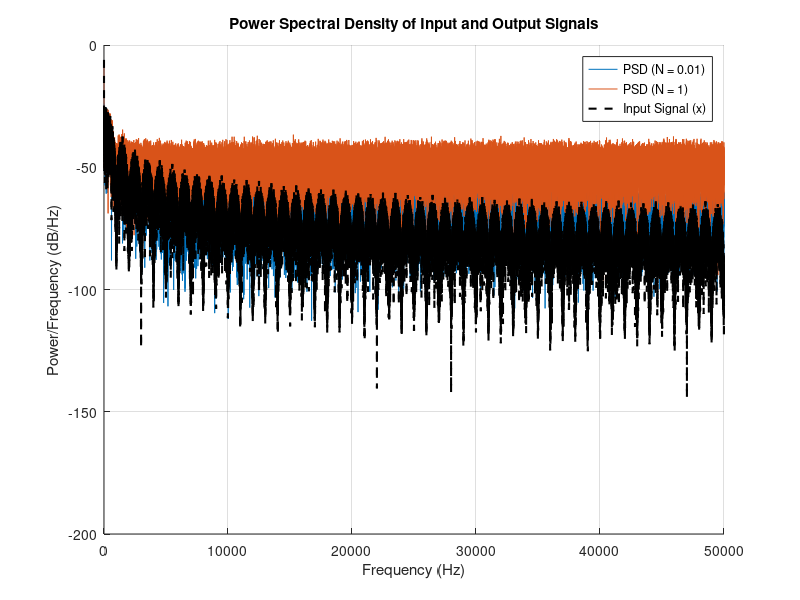

Write MATLAB code to recreate this figure.
% Parameters
R = 1000;           % Bit rate (bits per second)
fs = 100 * R;       % Sampling frequency (Hz)
Spb = fs / R;       % Samples per bit
N_bits = 1000;      % Number of bits in the binary sequence
B = 4000;           % Channel bandwidth (Hz)
G = 1;              % Channel gain
noise_powers = [0.01, 1]; % Noise powers to test

% Generate random binary sequence
binary_sequence = randi([0, 1], 1, N_bits);

% Unipolar NRZ encoding
x = repelem(binary_sequence, Spb); % Repeat each bit Spb times

% Design the channel (Low-Pass Filter)
fc = B;                   % Cutoff frequency (Hz)
[b, a] = butter(6, fc / (fs / 2)); % 6th order Butterworth filter

% Compute PSD of the input signal x
[psd_x, f] = periodogram(x, [], [], fs, 'power');

% Initialize figure for PSD comparison
figure;
hold on;

% Loop over noise powers
for i = 1:length(noise_powers)
    N = noise_powers(i);

    % Pass signal through the channel
    y = filter(b, a, x);                % Filtered signal
    noise = sqrt(N) * randn(size(x));  % Gaussian noise
    y_noisy = G * y + noise;           % Channel output with noise

    % Compute PSD of the channel output
    [psd_y, ~] = periodogram(y_noisy, [], [], fs, 'power');

    % Plot PSD of the channel output
    plot(f, 10 * log10(psd_y), 'DisplayName', ['PSD (N = ', num2str(N), ')']);
end

% Plot PSD of the input signal
plot(f, 10 * log10(psd_x), 'k--', 'LineWidth', 1.5, 'DisplayName', 'Input Signal (x)');

% Graph Labels
title('Power Spectral Density of Input and Output Signals');
xlabel('Frequency (Hz)');
ylabel('Power/Frequency (dB/Hz)');
legend('show');
grid on;
hold off;
